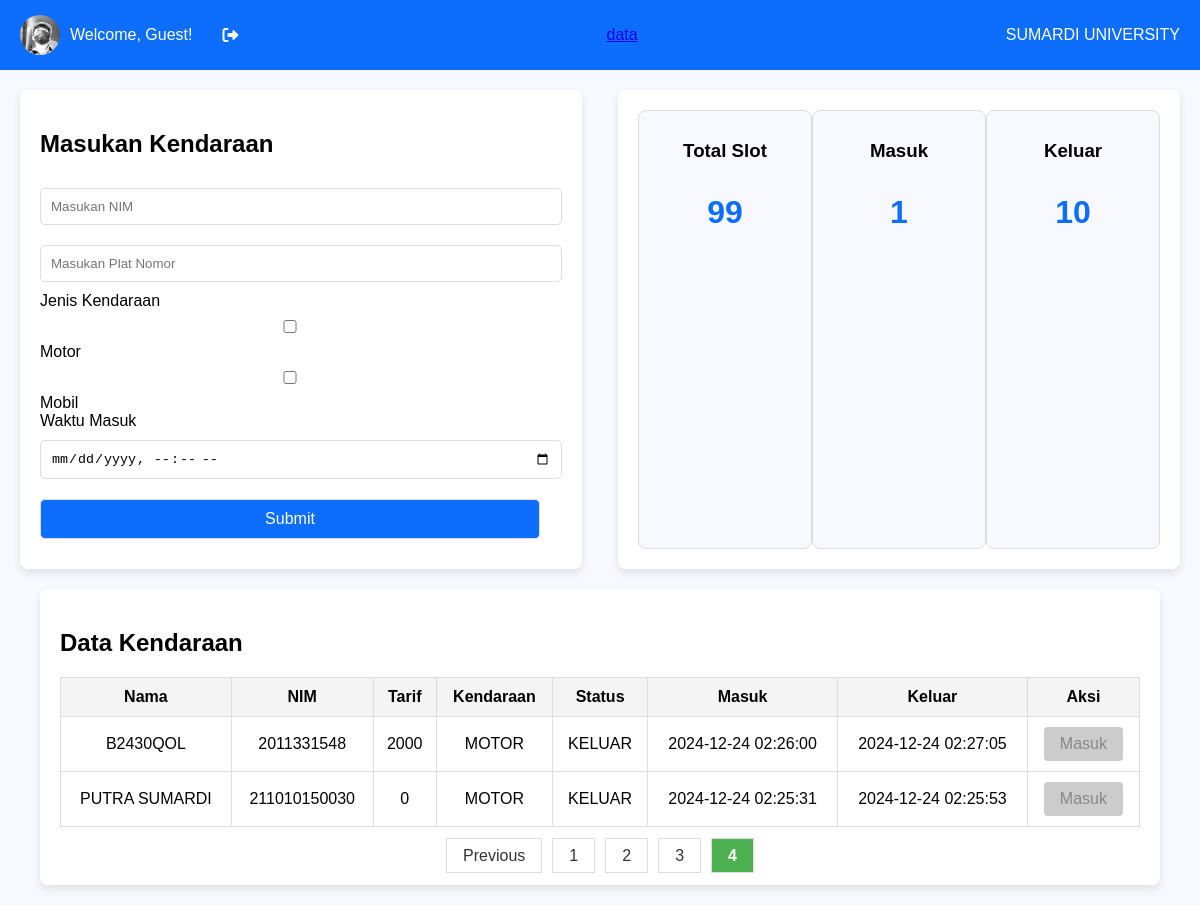
/?page=4, run on the app's committed database.
### tables this page shows
CREATE TABLE `rfid_logs` (
  `id` int(11) NOT NULL,
  `uid` varchar(50) NOT NULL,
  `scan_time` datetime DEFAULT current_timestamp(),
  `status` enum('KELUAR','MASUK','','') NOT NULL DEFAULT 'MASUK',
  `nim` int(20) NOT NULL,
  `plat` varchar(20) NOT NULL,
  `jenis_kendaraan` enum('MOTOR','MOBIL') NOT NULL,
  `waktu_masuk` datetime DEFAULT NULL,
  `waktu_keluar` datetime DEFAULT NULL,
  `tarif` int(11) DEFAULT NULL
);

CREATE TABLE `rfid_users` (
  `uid` varchar(20) NOT NULL,
  `nama` varchar(100) DEFAULT NULL,
  `nim` varchar(20) DEFAULT NULL
);

### index.php (the view, shortened to what this page needs)
<?php
$Username = isset($_SESSION['Username']) ? $_SESSION['Username'] : 'Guest';
$UserPhoto = isset($_SESSION['UserPhoto']) ? $_SESSION['UserPhoto'] : 'default-profile.jpg';
$servername = "localhost";
$username = "root";
$password = "";
$dbname = "rfid_db";
$conn = new mysqli($servername, $username, $password, $dbname);
$records_per_page = 3;
$page = isset($_GET['page']) ? (int)$_GET['page'] : 1;
$start_from = ($page - 1) * $records_per_page;
$sql = "SELECT rfid_logs.id, rfid_users.nama, rfid_users.nim, rfid_logs.scan_time, rfid_logs.status,
        rfid_logs.nim as nimLog, rfid_logs.waktu_keluar, rfid_logs.plat, rfid_logs.jenis_kendaraan, rfid_logs.tarif, rfid_logs.waktu_masuk
        FROM rfid_logs
        LEFT JOIN rfid_users ON rfid_logs.uid = rfid_users.uid
        ORDER BY rfid_logs.id DESC
        LIMIT $start_from, $records_per_page";
$result = $conn->query($sql);
$sql_count = "SELECT COUNT(*) AS total FROM rfid_logs";
$count_result = $conn->query($sql_count);
$count_row = $count_result->fetch_assoc();
$total_records = $count_row['total'];
$total_pages = ceil($total_records / $records_per_page);
$slot = 100;
$sql_count = "SELECT COUNT(*) AS total FROM rfid_logs WHERE status = 'MASUK'";
$count_result = $conn->query($sql_count);
$count_row = $count_result->fetch_assoc();
$total = $count_row['total'];
$sql_count_keluar = "SELECT COUNT(*) AS total_keluar FROM rfid_logs WHERE status = 'KELUAR'";
$count_keluar_result = $conn->query($sql_count_keluar);
$count_keluar_row = $count_keluar_result->fetch_assoc();
$total_keluar = $count_keluar_row['total_keluar'];
$total_slots = $slot - $total;
?>
<!DOCTYPE html>
<html lang="en">
<head>
    <link rel="stylesheet" href="https://cdnjs.cloudflare.com/ajax/libs/font-awesome/6.0.0-beta3/css/all.min.css">
</head>
<body>
    <nav class="navbar-main">
    <div class="user-info">
            <img src="images/fotosaya.jpg" <?php echo htmlspecialchars($UserPhoto); ?>" alt="User Photo">
            <div>Welcome, <?php echo htmlspecialchars($Username); ?>!</div>
            <i class="fas fa-sign-out-alt" title="Logout" onclick="window.location.href='logout.php';"></i>
        </div>
    <div>
        <a href="./data.php">data</a>
    </div>
    <div>SUMARDI UNIVERSITY</div>
    </nav>
    <div class="main-content">
        <div class="form-container">
            <h2>Masukan Kendaraan</h2>
            <form method="POST" action="tambah_kendaraan.php">
                <input type="text" name="nim" placeholder="Masukan NIM" required>
                <input type="text" name="plat" placeholder="Masukan Plat Nomor" required>
                <div class="input-group">
                    <label>Jenis Kendaraan</label>
                    <div>
                        <input type="checkbox" name="vehicle[]" value="MOTOR"> Motor
                        <input type="checkbox" name="vehicle[]" value="MOBIL"> Mobil
                    </div>
                </div>
                <div class="input-group">
                    <label>Waktu Masuk</label>
                    <input type="datetime-local" name="waktu_masuk" placeholder="Masukkan Waktu Masuk" value="">
                </div>
                <button type="submit">Submit</button>
            </form>
        </div>
        <div class="slot-container">
            <div class="slot-item">
                <h3>Total Slot</h3>
                <p id="total-slots"><?php echo $total_slots; ?></p>
                </div>
            <div class="slot-item">
                <h3>Masuk</h3>
                <p id="slot-in-count">
                    <?= $total ?>
                </p>
            </div>
            <div class="slot-item">
                <h3>Keluar</h3>
                <p id="slot-out-count">
                    <?= $total_keluar?>
                </p>
            </div>
        </div>
    </div>
    <div class="table-container">
        <h2>Data Kendaraan</h2>
        <table>
            <tr>
                <th>Nama</th>
                <th>NIM</th>
                <th>Tarif</th>
                <th>Kendaraan</th>
                <th>Status</th>
                <th>Masuk</th>
                <th>Keluar</th>
                <th>Aksi</th>
            </tr>
            <tbody>
                <?php if ($result->num_rows > 0): ?>
                    <?php while ($row = $result->fetch_assoc()): ?>
                        <tr>
                            <td><?php echo $row['nama'] ? $row['nama'] : $row['plat']; ?></td>
                            <td><?php echo $row['nim'] ? $row['nim'] : $row['nimLog']; ?></td>
                            <td><?php echo $row['tarif']; ?></td>
                            <td><?php echo $row['jenis_kendaraan']; ?></td>
                            <td><?php echo $row['status']; ?></td>
                            <td><?php echo $row['waktu_masuk'] ? $row['waktu_masuk'] : $row['scan_time']; ?></td>
                            <td><?php echo $row['waktu_keluar']; ?></td>
                            <td>
                                <form method="POST" action="ubah_status.php">
                                    <button type="submit" <?php echo (!empty($row['waktu_keluar'])) ? 'disabled' : ''; ?>>
                                        <?php echo ($row['status'] == "MASUK") ? "Keluar" : "Masuk"; ?>
                                    </button>
                                </form>
                            </td>
                        </tr>
                    <?php endwhile; ?>
                <?php else: ?>
                    <tr>
                        <td colspan="8">Tidak ada data</td>
                    </tr>
                <?php endif; ?>
            </tbody>
        </table>
        <div class="pagination">
            <?php
            if ($page > 1) {
                echo '<a href="?page=' . ($page - 1) . '">Previous</a>';
            }
            for ($i = 1; $i <= $total_pages; $i++) {
                echo '<a href="?page=' . $i . '"';
                if ($i == $page) {
                    echo ' class="active"';
                }
                echo '>' . $i . '</a>';
            }
            ?>
        </div>
</div>
</body>
</html>

### index.php (style rules this page uses)
body { margin: 0; font-family: Arial, sans-serif; background-color: #F8F8FF; }
.navbar-main { display: flex; justify-content: space-between; align-items: center; background-color: #0d6efd; padding: 15px 20px; color: white; }
.navbar-main .user-info { display: flex; align-items: center; }
.navbar-main img { width: 40px; height: 40px; border-radius: 50%; margin-right: 10px; }
.navbar-main .user-info div { margin-right: 20px; }
.navbar-main .user-info i { margin-left: 10px; cursor: pointer; }
.main-content { display: flex; justify-content: space-between; margin: 20px; }
.form-container { width: 45%; padding: 20px; background-color: #fff; border-radius: 8px; box-shadow: 0 4px 8px rgba(0, 0, 0, 0.1); }
.form-container input, .form-container button { width: calc(100% - 22px); padding: 10px; margin: 10px 0; border: 1px solid #ddd; border-radius: 5px; }
.slot-container { width: 45%; padding: 20px; background-color: #fff; border-radius: 8px; box-shadow: 0 4px 8px rgba(0, 0, 0, 0.1); display: flex; justify-content: space-between; }
.slot-item { text-align: center; width: 30%; padding: 10px; border: 1px solid #ddd; border-radius: 8px; background-color: #f8f8ff; }
.slot-item h3 { margin-bottom: 10px; }
.slot-item p { font-size: 2em; font-weight: bold; color: #0d6efd; }
.table-container { margin: 20px auto; width: 90%; padding: 20px; background-color: #fff; border-radius: 8px; box-shadow: 0 4px 8px rgba(0, 0, 0, 0.1); }
.table-container table { width: 100%; border-collapse: collapse; }
.table-container th, .table-container td { border: 1px solid #ddd; padding: 10px; text-align: center; }
.table-container th { background-color: #f4f4f4; }
.pagination { text-align: center; margin-top: 20px; }
.pagination a { padding: 8px 16px; margin: 0 5px; text-decoration: none; border: 1px solid #ddd; color: #333; }
.pagination a.active { font-weight: bold; background-color: #4CAF50; color: white; }
button { padding: 8px 16px; font-size: 16px; background-color: #0d6efd; color: white; border: none; border-radius: 4px; cursor: pointer; }
button:disabled { background-color: #cccccc; color: #888888; cursor: not-allowed; }

### data on the page
rfid_logs: plat "B2430QOL", nim "2011331548", tarif "2000", jenis_kendaraan "MOTOR", status "KELUAR", waktu_masuk "2024-12-24 02:26:00", waktu_keluar "2024-12-24 02:27:05", shows "Masuk"
rfid_logs: uid.nama "PUTRA SUMARDI", uid.nim "211010150030", tarif "0", jenis_kendaraan "MOTOR", status "KELUAR", scan_time "2024-12-24 02:25:31", waktu_keluar "2024-12-24 02:25:53", shows "Masuk"

### other printed values
$Username "Guest"
$total_slots "99"
$total "1"
$total_keluar "10"
